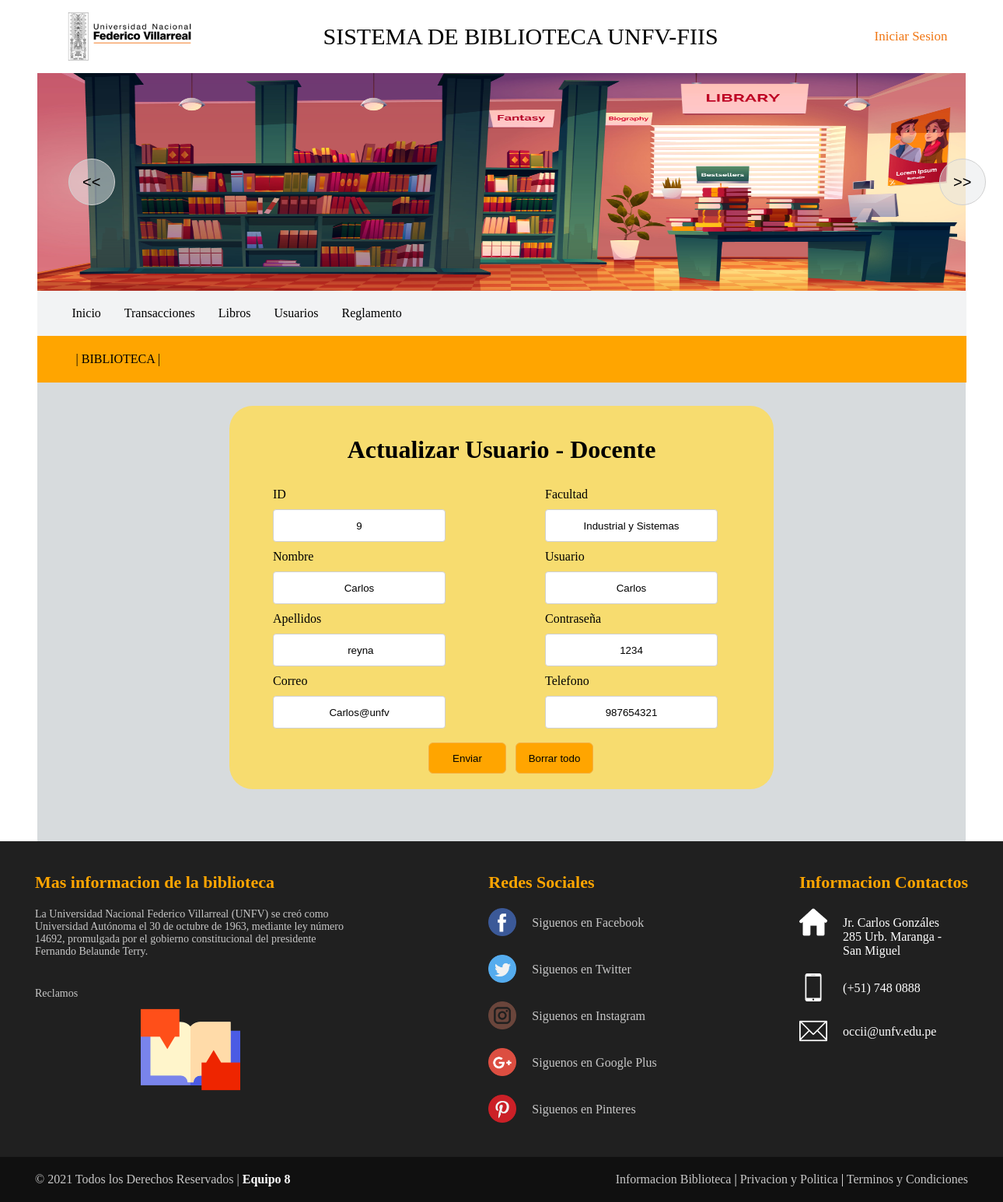
The page /administrador/formUpdateDocente.php?idDocente=9&idus=1 on the database its author committed.
### tables this page shows
CREATE TABLE `docente` (
  `ID_Docente` int(4) NOT NULL,
  `Nombre` varchar(50) NOT NULL,
  `Apellido` varchar(50) NOT NULL,
  `Facultad` varchar(50) NOT NULL,
  `Correo` varchar(50) NOT NULL,
  `Telefono` varchar(9) NOT NULL,
  `ID` int(4) NOT NULL
);

CREATE TABLE `usuario` (
  `ID` int(4) NOT NULL,
  `Usuario` varchar(50) NOT NULL,
  `Contraseña` varchar(50) NOT NULL
);

### administrador/formUpdateDocente.php (the view, shortened to what this page needs)
<?php
 include("../conexion/conexion.php");
   $consulta= "SELECT * FROM docente
            LEFT JOIN usuario ON docente.ID=usuario.ID
            WHERE ID_Docente=".$_REQUEST["idus"]."
			";
           $resultado= mysqli_query($conexion,$consulta);
           $con = mysqli_fetch_assoc($resultado);
?>
<!DOCTYPE html>
<html>
<head>
    <link rel="stylesheet" href="../css/estilo-header.css">
	<link rel="stylesheet" href="../css/estilos-footer.css">
	<link rel="stylesheet" href="../css/estiloActualizar.css">
</head>
<body>
    <header>
   <div class="div-header">
     <img class="icono" src="../imagenes/logo.png" alt="logo"/>
     <p>SISTEMA DE BIBLIOTECA UNFV-FIIS</p>
     <div class="sesion">
       <ul>
         <li><?php if(isset($texto)){
			   echo "<html>";
			   echo "<a class='boton' href='../login/salir.php' >Cerrar Sesion</a>";
			   echo "</html>";
		      }else{
				  echo "<html>";
				  echo "<a class='boton' href='../login/menuregistro.php' >Iniciar Sesion</a>";
				  echo "</html>";
			  }  ?></li>
       </ul>
     </div>
   </div>
   <div class="hero dibujo">
      <div class="mando-anterior diseño">
	  <input type="button" id="anterior" value="<<">
    </div>
    <div class="mando-siguiente diseño">
	  <input type="button" id="siguiente" value=">>"></center>
	</div>
     <img id="imagen" src="../imagenes/portAdmin.jpg" />
  </div>
   <div class="div-header menu">
   <nav class="navbar">
       <div class="enlaces">
	     <ul class="nav">
		    <li><a href="indexAdmin.php">Inicio</a></li>
            <li><a href="">Transacciones</a>
				</li>
			<li><a href="libros.php">Libros</a></li>
			<li><a href="">Usuarios</a>
				</li>
			<li><a href="http://biblioteca.unfv.edu.pe/opac-tmpl/bootstrap/images/REGLAMENTO%20DEL%20SISTEMA%20DE%20BIBLIOTECAS%20UNFV..pdf" target="_blank">Reglamento</a></li>
		 </ul>
	   </div>
   </nav>
   </div>
  <div class="div-header letra">
      <p>|  BIBLIOTECA  |</p>
   </div>
</header>
<div class="actuLibro">
    <div class="content">
            <br>
            <h1 class="logo"><span>A</span>ctualizar <span>U</span>suario - Docente</h1>
            <br>
                <div class="contact-form">
                    <form action="UpdateDocente.php" method="post" >
						<div class="campo">
						    <label>ID</label></br>
						    <input readonly type="text" name="idDocente" placeholder="Id Docente" value="<?php if(isset($con['ID'])): echo $con['ID']; endif; ?>">
						</div>
                        <div class="campo">
                            <label>Facultad</label>
                            <input type="text" name="facultad" placeholder="Facultad" value="<?php if(isset($con['Facultad'])): echo $con['Facultad']; endif; ?>">
                        </div>
						<div class="campo">
                            <label>Nombre</label>
                            <input type="text" name="nombre" placeholder="Nombre" value="<?php if(isset($con['Nombre'])): echo $con['Nombre']; endif; ?>">
                        </div>
                       <div class="campo">
                            <label>Usuario</label>
                            <input type="text" name="usuario" placeholder="Usuario" value="<?php if(isset($con['Usuario'])): echo $con['Usuario']; endif; ?>">
                        </div>
						<div class="campo">
                            <label>Apellidos</label>
                            <input type="text" name="apellido" placeholder="Apellidos" value="<?php if(isset($con['Apellido'])): echo $con['Apellido']; endif; ?>">
                        </div>
                        <div class="campo">
                            <label>Contraseña</label>
                            <input type="text" name="contra" placeholder="Contraseña" value="<?php if(isset($con['Contraseña'])): echo $con['Contraseña']; endif; ?>">
                        </div>
                        <div class="campo">
                            <label>Correo    </label>
                            <input type="text" name="correo" placeholder="Correo" value="<?php if(isset($con['Correo'])): echo $con['Correo']; endif; ?>">
                        </div>
                        <div class="campo">
                            <label>Telefono</label>
                            <input type="text" name="telefono" placeholder="Telefono" value=<?php if(isset($con['Telefono'])): echo $con['Telefono']; endif; ?>>
                        </div>
                       <div class="btn-enviar">
						   <input type="submit" value="Enviar"/>
						   <input type="reset" value="Borrar todo"/>
						</div>
                    </form>
                </div>
        </div>
    </div>
 <footer>
        <?php include "../footer/footer.php"; ?>
   </footer>
</body>
</html>

### css/estilo-header.css (style rules this page uses)
* { margin: 0; padding: 0; }
.div-header { padding-top:10px; padding-bottom:10px; padding-right:4px; padding-left:30px; width:90%; margin:auto; overflow: hidden; justify-content: space-between; display:flex; align-items: center; }
p { font-family:Century Gothic; }
.div-header p { padding:20px; font-size:30px; font-family:Century Gothic; }
ul li a { padding-left:40px; }
.sesion a { color:#f07613; font-size:17px; }
.sesion ul { list-style:none; padding:20px; }
a { text-decoration:none; color:black; }
.menu { background-color: #F2F3F4; }
.menu ul { list-style:none; }
.nav li a { background-color: #F2F3F4; padding:10px 15px; display: block; }
.nav > li { float:left; }
.dibujo { height: 260px; background-position: center; background:red; }
.hero { padding-top:10px; padding-bottom:10px; width:92.6%; margin:auto; background-color: orange; display:flex; align-items: center; }
.dibujo img { width:100%; height:280px; }
.mando-anterior { position:absolute; margin-left:40px; }
.mando-siguiente { position:absolute; margin-left:1160px; }
.diseño input[type=button] { height:60px; width:60px; border-radius:30px; background-color: rgba(229, 231, 233 ,0.5); border: 1px solid #d0d0d0; font-size:20px; }
.letra { background-color: orange; padding-top:1px; padding-bottom:1px; }
.letra p { font-size:16px; font-family:Century Gothic; }

### css/estilos-footer.css (style rules this page uses)
* { margin: 0; padding: 0; }
footer { width: 100%; background: #202020; color: white; align-self:flex-end; }

### css/estiloActualizar.css (style rules this page uses)
* { margin: 0; padding: 0; }
.actuLibro { background:#D7DBDD; width:92.5%; height:560px; margin:auto; padding-top:30px; }
.content h1 { text-align:center; margin-top:20px; }
.content { background:#F7DC6F ; width:700px; border-radius:30px; margin:auto; }
form { display:flex; width:84%; height:400px; margin:auto; flex-wrap:wrap; justify-content:space-between; }
.campo { display:block; width:230px; margin-right: 8px; height:68px; margin-top:12px; }
.campo input { height:40px; width:220px; margin-top:10px; border-radius:4px; border: 1px solid #d0d0d0; text-align:center; }
.campo label { margin-bottom:20px; }
.btn-enviar { justify-content:center; margin-top:20px; margin-bottom:20px; margin-left:200px; }
.btn-enviar>input { margin:auto; margin-right:8px; background:orange ; width:100px; height:40px; border-radius:6px; color:black; border: 1px solid #F5B041 ; }

### rows shown on the page
docente: idDocente "9", facultad "Industrial y Sistemas", nombre "Carlos", usuario "Carlos", apellido "reyna", contra "1234", correo "Carlos@unfv", telefono "987654321"
